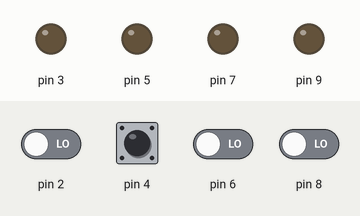
Bench run of a sketch on a simulated Arduino Uno, built with avr-gcc and run on an emulated ATmega328P. Shown: output pins drawn as LEDs (lit = HIGH). Inputs (shaded band) come from the test bench; at power-on: pin 2, pin 4, pin 6, pin 8 LOW. What the sketch prints to the serial monitor is not drawn.

Above: at 1.2 s.
1.3 s: pin 4 pulsed HIGH 5 times (0.12 s each, 0.3 s apart)
At 3.9 s:
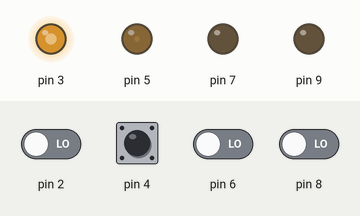
At 6.9 s:
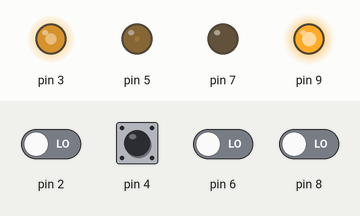
Timing chart, 0 to 12.1 s (numbered marks = the images above; inputs shaded):
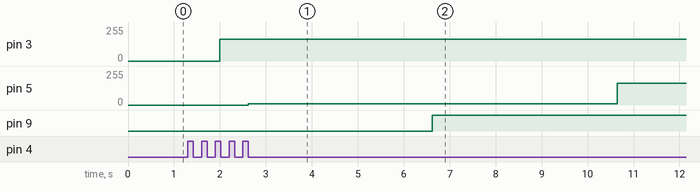

Measured:
- after the input at 1.3 s, pin 5: 0/255 → 11/255 after 1.3 s, → 162/255 8.0 s later; pin 9: LOW → HIGH after 5.3 s instead of 6.7 s

The sketch:

main.ino
```cpp
void setup() {
  Serial.begin(115200);
  pinMode(2,INPUT);
  pinMode(3,OUTPUT);
  pinMode(4,INPUT);
  pinMode(5,OUTPUT);
  pinMode(6,INPUT);
  pinMode(7,OUTPUT);
  pinMode(8,INPUT);
  pinMode(9,OUTPUT);

}
void loop() {
  Serial.print("CH1=");
  Serial.print(map(pulseIn(2,HIGH),1100,1900,0,255));
  analogWrite(3,map(pulseIn(2,HIGH),1100,1900,0,255));
  Serial.print(",CH2=");
  Serial.print(map(pulseIn(4,HIGH),1100,1900,0,255));
  analogWrite(5,map(pulseIn(4,HIGH),1100,1900,0,255));
  Serial.print(",CH3=");
  Serial.print(map(pulseIn(6,HIGH),1100,1900,0,255));
  analogWrite(7,map(pulseIn(6,HIGH),1100,1900,0,255));
  Serial.print(",CH4=");
  Serial.print(map(pulseIn(8,HIGH),1100,1900,0,255));
  analogWrite(9,map(pulseIn(8,HIGH),1100,1900,0,255));
  ;Serial.print("\n");
  delay(20);
}
```
